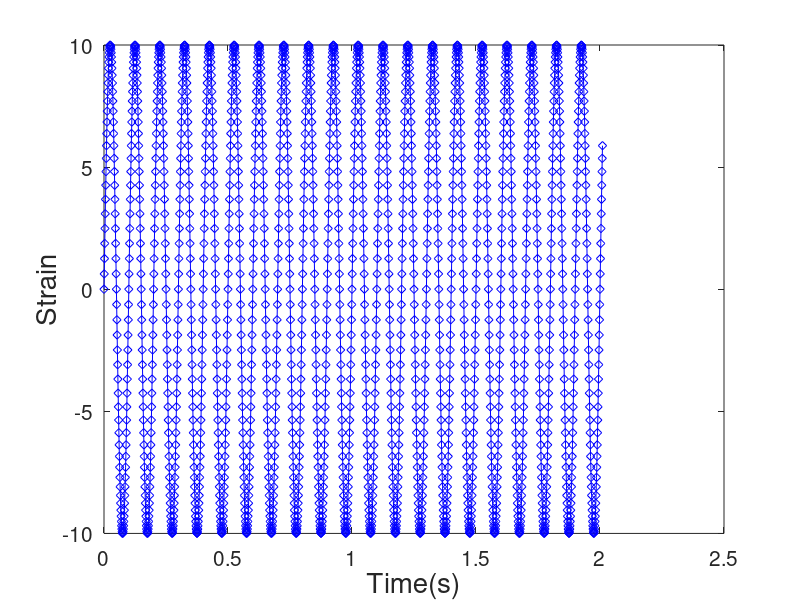
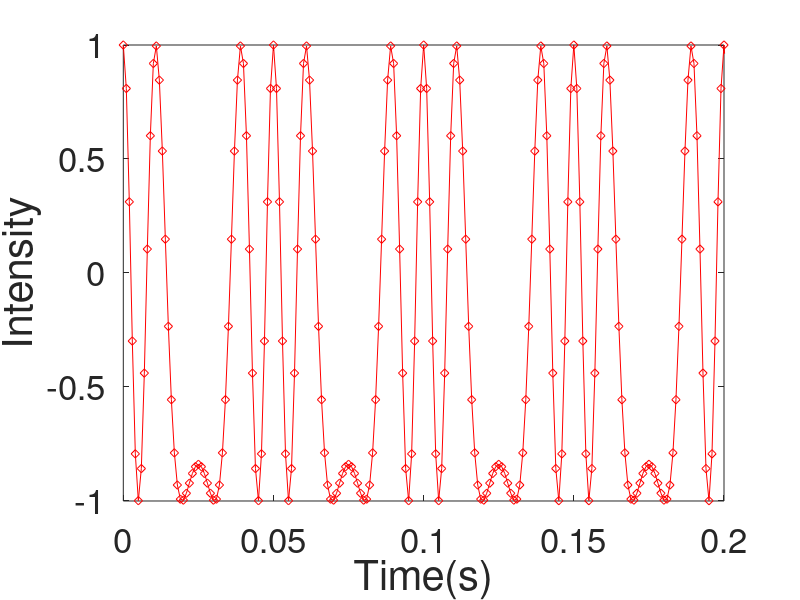

Source code (MATLAB) for these figures, in order: (Note: this script raises an error after producing the figures.)
%Setting up strain function
%The strain function is defined here and you can change the function into any other type of equation and the code will still function.
%For example you could use a linearly varying strain function like strain = 0.2*t and try it out. The code can still extract the 
%the information from the input intensity.
Fm=10;
Fs=100;
i=1;
intense=0
undemodf=[];
Fc=50;
phase0=pi;
t=0:0.001:2.01;
strain=10*sin(2*pi*10*t);
%plotting strain function with time
figure(1);title('Original Strain');plot(t,strain,'-bd');
set(gca,'FontSize',15);
xlabel('Time(s)','FontSize',20);
ylabel('Strain','FontSize',20);
%Setting up intensity
In=zeros(size(strain));
for t=0:0.001:2.01
    In(i)=cos(strain(i));
    i=i+1;
end
%Setting up intensity function and plotting intensity
t=0:0.001:2.01;
figure(2);title('Original Intensity');
plot(t,In,'-rd'); 
set(gca,'FontSize',25);
xlabel('Time(s)','FontSize',30);
ylabel('Intensity','FontSize',30);
xlim([0 0.2]);%%zooming along x-axis
%Setting up the white noise
NoiseIn=awgn(In,5,'measured');%%5 dB SNR
%Implementing low pass filter
FilterIn=lowpass(NoiseIn,0.5);
%Comparing noise and noise free intensity signals
t=0:0.001:2.01;
figure(3);
subplot(2,1,1)
plot(t,In,'-rd');
set(gca,'FontSize',25);
title('Intensity-no noise');
ylabel('Intensity','FontSize',30);
xlabel('time(s)','FontSize',30);
xlim([0 0.2]);
subplot(2,1,2)
plot(t,FilterIn,'-bd');
title('Intensity-White noise');
set(gca,'FontSize',20);
ylabel('Intensity','FontSize',30);
xlabel('time(s)','FontSize',30);
xlim([0 0.2]);
%adding 90 phase and demodulating
In_90=zeros(size(strain));
demod=zeros(size(strain));
kk=1;
for t=0:0.001:2.01
    In_90(kk)=cos(strain(kk)+pi/2);
    demod(kk)=-atan2(In_90(kk), In(kk));
    kk=kk+1;
end
%plotting intensity where phase is changed by 90
t=0:0.001:2.01;
figure(4);title('Intensity phase modulated by 90');
plot(t,In_90,'-rd');
xlim([0 0.2]);
set(gca,'FontSize',25);
xlabel('Time(s)','FontSize',30);
ylabel('Intensity','FontSize',30);
%setting up unwrapping and plotting unwrapped graph
undemod=unwrap(demod);
%Plotting filtered demodulated strain and Original strain-Sin Noise
t=0:0.001:2.01;
figure(5);title('Original strain and Demodualted filtered sin noise strain vs time');
plot(t,[undemod;strain]);
set(gca,'FontSize',25);
legend('Filtered Demodulated Strain-sin noise','Original Strain');
ylabel('Strain','FontSize',30);
xlabel('time(s)','FontSize',30);
xlim([0 0.2]);
t=0:0.001:2.01;
%Plotting demodualted strain
figure(6);
subplot(2,1,1);
plot(t,strain,'--d');
set(gca,'FontSize',25);
title('Original Strain','FontSize',30)
ylabel('Strain','FontSize',30);
xlabel('time(s)','FontSize',30);
subplot(2,1,2);
plot(t,undemod,':rd');
set(gca,'FontSize',25);
title('Demodulated Strain','FontSize',30)
ylabel('Strain','FontSize',30);
xlabel('time(s)','FontSize',30);
%adding 90 phase and demodulating for filtered data
demodf=zeros(size(strain));
kk=1;
for t=0:0.001:2.01
    demodf(kk)=-atan2(In_90(kk), FilterIn(kk));
    kk=kk+1;
end
undemodf=unwrap(demodf);
%Plotting filtered demodulated strain and Original strain-White Noise
t=0:0.001:2.01;
figure(7);title('Filtered white noise strain and Original strain');plot(t,[undemodf;strain]);
set(gca,'FontSize',25);
legend('Filtered Demodulated Strain-white noise','Original Strain');
ylabel('Strain','FontSize',30);
xlabel('time(s)','FontSize',30);
xlim([0 0.2]);
%Creating sin noise of function
i=1;
sinnoise=[];
for t=0:0.001:2.01
    sinnoise(i)=0.9*sin(2*pi*100*t)+In(i);
    i=i+1;
end
%Passing Intensity with sin noise through a low pass filter
FilterInSin=lowpass(sinnoise,0.1);
%Comparing noise and noise free intensity signals
t=0:0.001:2.01;
figure(8);
subplot(2,1,1)
plot(t,In,'-rd');
set(gca,'FontSize',25);
title('Intensity-no noise');
ylabel('Intensity','FontSize',30);
xlabel('time(s)','FontSize',30);
xlim([0 0.2]);
subplot(2,1,2)
plot(t,FilterInSin,'-bd');
title('Intensity-Sine noise');
set(gca,'FontSize',20);
ylabel('Intensity','FontSize',30);
xlabel('time(s)','FontSize',30);
xlim([0 0.2]);
t=0:0.001:2.01;
%adding 90 phase and demodulating-sin wave
In_90=zeros(size(strain));
demods=zeros(size(strain));
kk=1;
for t=0:0.001:2.01
    In_90(kk)=cos(strain(kk)+pi/2);
    demods(kk)=-atan2(In_90(kk), FilterInSin(kk));
    kk=kk+1;
end
%setting up unwrapping and plotting unwrapped graph-sin noise
undemods=unwrap(demods);
%Plotting demodualted strain of sinnoise
t=0:0.001:2.01;
figure(9);
subplot(2,1,1);
plot(t,strain,'--d');
set(gca,'FontSize',25);
title('Original Strain','FontSize',30)
ylabel('Strain','FontSize',30);
xlabel('time(s)','FontSize',30);
subplot(2,1,2);
plot(t,undemods,':rd');
set(gca,'FontSize',25);
title('Demodulated Strain-sin noise','FontSize',30)
ylabel('Strain','FontSize',30);
xlabel('time(s)','FontSize',30);
%Plotting demodualted strain of white noise
t=0:0.001:2.01;
figure(10);
subplot(2,1,1);
plot(t,strain,'--d');
set(gca,'FontSize',25);
title('Original Strain','FontSize',30)
ylabel('Strain','FontSize',30);
xlabel('time(s)','FontSize',30);
subplot(2,1,2);
plot(t,undemodf,':rd');
set(gca,'FontSize',25);
title('Demodulated Strain-White noise','FontSize',30)
ylabel('Strain','FontSize',30);
xlabel('time(s)','FontSize',30);



